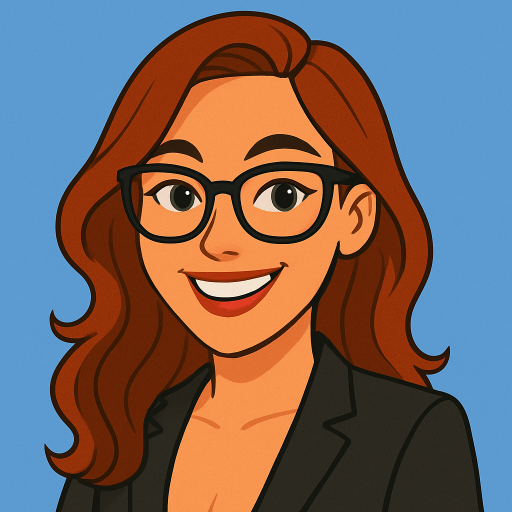
#> input picture robbie-friendly.png, 1024 x 1024 px, found by its file name (shown at 1/2 size)
$ python png_to_ansi.py
#> lines starting #> are read from the running program, lines starting #| are printed output that depends on the picture
#!/usr/bin/env python3
"""Convert Robbie's PNG avatar to colorful ANSI art"""

from PIL import Image
import sys

def rgb_to_ansi(r, g, b):
    """Convert RGB to closest ANSI 256 color"""
    if r == g == b:
        if r < 8:
            return 16
        if r > 248:
            return 231
        return round(((r - 8) / 247) * 24) + 232

    ansi = 16
    ansi += 36 * round(r / 255 * 5)
    ansi += 6 * round(g / 255 * 5)
    ansi += round(b / 255 * 5)
    return ansi

def pixel_to_block(r, g, b):
    """Convert pixel to colored block character"""
    ansi = rgb_to_ansi(r, g, b)
    return f'\033[48;5;{ansi}m  \033[0m'

def convert_to_ansi(image_path, width=40):
    """Convert image to ANSI art"""
#> called with image_path = 'robbie-friendly.png', width = 40
    img = Image.open(image_path)
#> img is the input picture: PIL image 1024x1024 RGB; mean R, G, B 118, 101.7, 98.4

    # Calculate height maintaining aspect ratio
    aspect = img.height / img.width
#> aspect = 1
    height = int(width * aspect * 0.5)  # 0.5 because terminal chars are taller
#> height = 20

    # Resize image
    img = img.resize((width, height), Image.Resampling.LANCZOS)
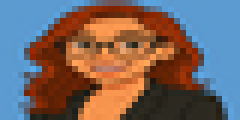
#> img: PIL image 40x20 RGB (shown 6 times larger); mean R, G, B 117.7, 101.7, 98.5
    img = img.convert('RGB')

    # Convert to ANSI
    ansi_lines = []
    for y in range(height):
        line = ""
        for x in range(width):
            r, g, b = img.getpixel((x, y))
            line += pixel_to_block(r, g, b)
        ansi_lines.append(line)

    return ansi_lines

if __name__ == "__main__":
    image_path = sys.argv[1] if len(sys.argv) > 1 else "robbie-friendly.png"
    width = int(sys.argv[2]) if len(sys.argv) > 2 else 40

    lines = convert_to_ansi(image_path, width)

    # Output as JSON array for easy JS integration
    import json
    print(json.dumps(lines))
#> (printed output is left out)

$ run again, with robbie-blushing-2.png copied over robbie-friendly.png
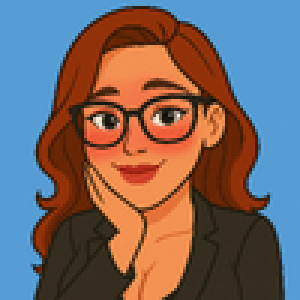
#> input picture robbie-blushing-2.png, 100 x 100 px, found by its file name (shown 3 times larger)
#> in convert_to_ansi, img is the input picture: PIL image 100x100 RGB; mean R, G, B 117.8, 102.9, 100.4
#> in convert_to_ansi, `img = img.resize((width, height), Image.Resampling.LANCZOS)`:
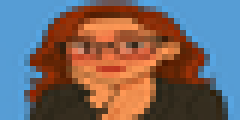
#> img: PIL image 40x20 RGB (shown 6 times larger); mean R, G, B 117.7, 102.9, 100.5
#> (printed output is left out)
